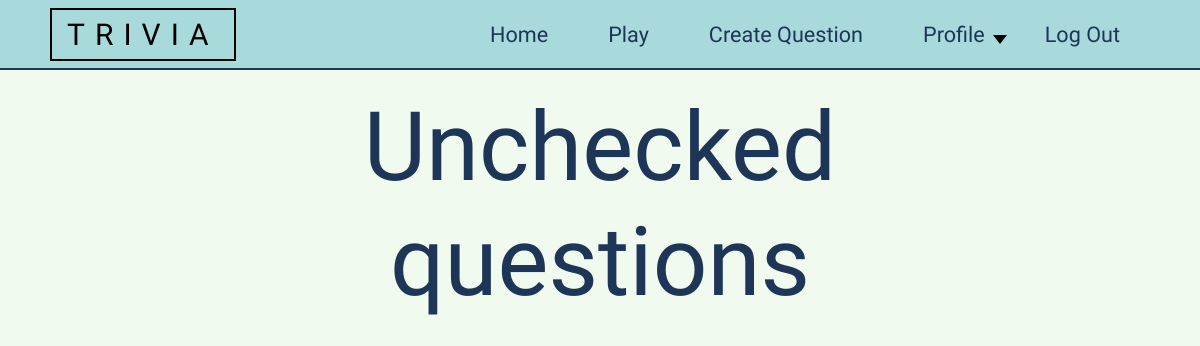
The app's page /questions/unchecked/ (signed in), older data.
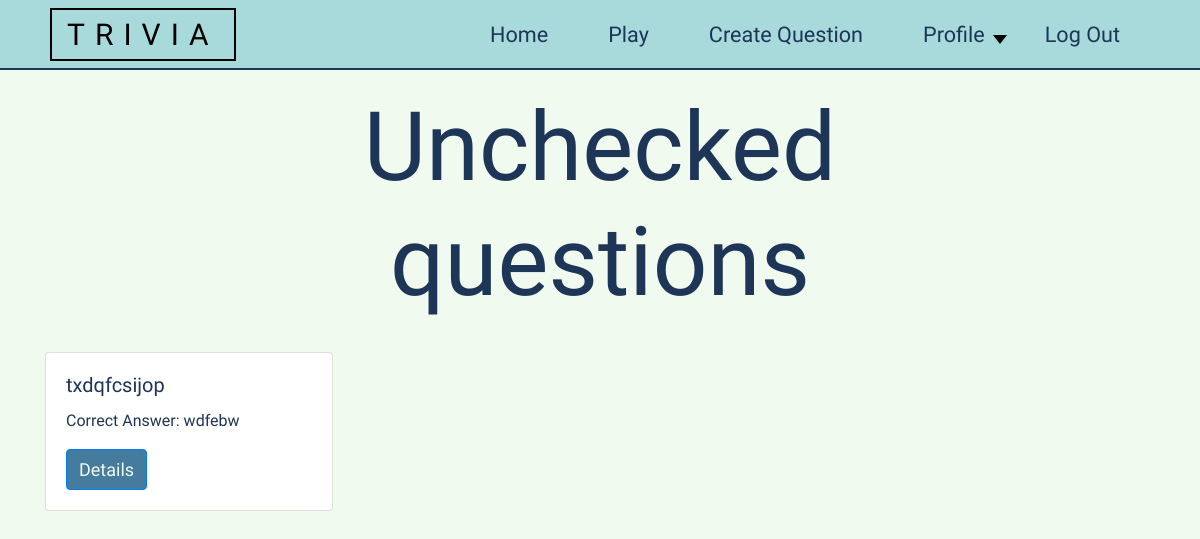
The same page, newer data.
### questions/models.py (models this page shows, shortened)
class Questions(models.Model):
    author = models.ForeignKey(ProfileUser, on_delete=models.CASCADE)
    question = models.CharField(max_length=350)
    correct_answer = models.CharField(max_length=150)
    answer1 = models.CharField(max_length=150)
    answer2 = models.CharField(max_length=150)
    answer3 = models.CharField(max_length=150)
    level = models.ForeignKey(Level, on_delete=models.CASCADE, blank=False)
    checked = models.PositiveIntegerField(validators=[MinValueValidator(0), MaxValueValidator(1)], default=0)

### questions/views.py (the view)
# urls.py: path('unchecked/', views.UncheckedQuestionsList.as_view(), name='unchecked_questions'),
class UncheckedQuestionsList(LoginRequiredMixin, generic.ListView):
    model = Questions
    template_name = 'unchecked_questions_list.html'
    context_object_name = 'questions'
    def get_queryset(self):
        if not self.request.user.is_superuser:
            return render(self.request, 'permission_denied.html')
        else:
            try:
                questions = Questions.objects.all().filter(checked=0)  # getting only unchecked questions
                return questions
            except:
                return []

### questions/templates/unchecked_questions_list.html
{% extends 'index.html' %}
{% block 'body' %}
<div class="row" style="z-index: 0;">
    <h1 style="font-size: 8vw; width: 50%; margin-left: 25%; text-align: center;">Unchecked questions</h1>
    {% for q in questions %}
    <div class="col-lg-4">
        <div class="card" style="width: 18rem; margin-top: 2vw">
            <div class="card-body">
                <h5 class="card-title">{{q.question}}</h5>
                <p class="card-text">Correct Answer: {{q.correct_answer}}</p>
                <a href="{% url 'question-detail' q.id %}" class="btn btn-primary submit-btn" style="color: #F1FAEE;">Details</a>
            </div>
        </div>
    </div>
    {% endfor %}
</div>
{% endblock %}

Row changes from the older to the newer data that the page shows:
added Questions: question "txdqfcsijop", correct_answer "wdfebw"
